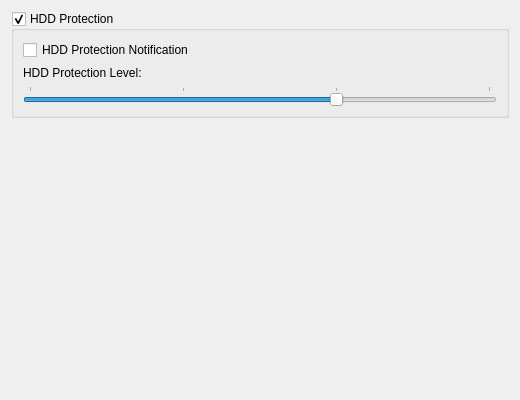
<?xml version="1.0" encoding="UTF-8"?>
<ui version="4.0">
 <author>Azael Avalos &lt;coproscefalo@gmail.com&gt;</author>
 <class>HDDProtect</class>
 <widget class="QWidget" name="HDDProtect">
  <property name="geometry">
   <rect>
    <x>0</x>
    <y>0</y>
    <width>520</width>
    <height>400</height>
   </rect>
  </property>
  <property name="windowTitle">
   <string>HDD Protect</string>
  </property>
  <layout class="QFormLayout" name="formLayout">
   <item row="0" column="0" colspan="2">
    <widget class="QGroupBox" name="groupBox">
     <property name="toolTip">
      <string>Toggles the HDD protection monitoring.</string>
     </property>
     <property name="whatsThis">
      <string>Toggles the HDD protection monitoring.</string>
     </property>
     <property name="title">
      <string>HDD Protection</string>
     </property>
     <property name="flat">
      <bool>false</bool>
     </property>
     <property name="checkable">
      <bool>true</bool>
     </property>
     <property name="checked">
      <bool>true</bool>
     </property>
     <layout class="QFormLayout" name="formLayout_2">
      <item row="0" column="0">
       <widget class="QCheckBox" name="hdd_notification_checkbox">
        <property name="toolTip">
         <string>Notify if the HDD monitoring detected movement.</string>
        </property>
        <property name="whatsThis">
         <string>Notify if the HDD monitoring detected movement.</string>
        </property>
        <property name="text">
         <string>HDD Protection Notification</string>
        </property>
       </widget>
      </item>
      <item row="1" column="0" colspan="2">
       <layout class="QGridLayout" name="gridLayout">
        <item row="0" column="0">
         <widget class="QLabel" name="protection_level_label">
          <property name="text">
           <string>HDD Protection Level:</string>
          </property>
          <property name="buddy">
           <cstring>protection_level_slider</cstring>
          </property>
         </widget>
        </item>
        <item row="0" column="1" alignment="Qt::AlignRight">
         <widget class="QLabel" name="protection_level">
          <property name="toolTip">
           <string>The current HDD protection level.</string>
          </property>
          <property name="whatsThis">
           <string>The current HDD protection level.</string>
          </property>
          <property name="text">
           <string/>
          </property>
         </widget>
        </item>
        <item row="1" column="0" colspan="2">
         <widget class="QSlider" name="protection_level_slider">
          <property name="toolTip">
           <string>Sets the HDD protection level.</string>
          </property>
          <property name="whatsThis">
           <string>Sets the HDD protection level.</string>
          </property>
          <property name="maximum">
           <number>3</number>
          </property>
          <property name="pageStep">
           <number>1</number>
          </property>
          <property name="sliderPosition">
           <number>2</number>
          </property>
          <property name="orientation">
           <enum>Qt::Horizontal</enum>
          </property>
          <property name="tickPosition">
           <enum>QSlider::TicksAbove</enum>
          </property>
         </widget>
        </item>
       </layout>
      </item>
     </layout>
    </widget>
   </item>
  </layout>
 </widget>
 <resources/>
 <connections/>
</ui>
